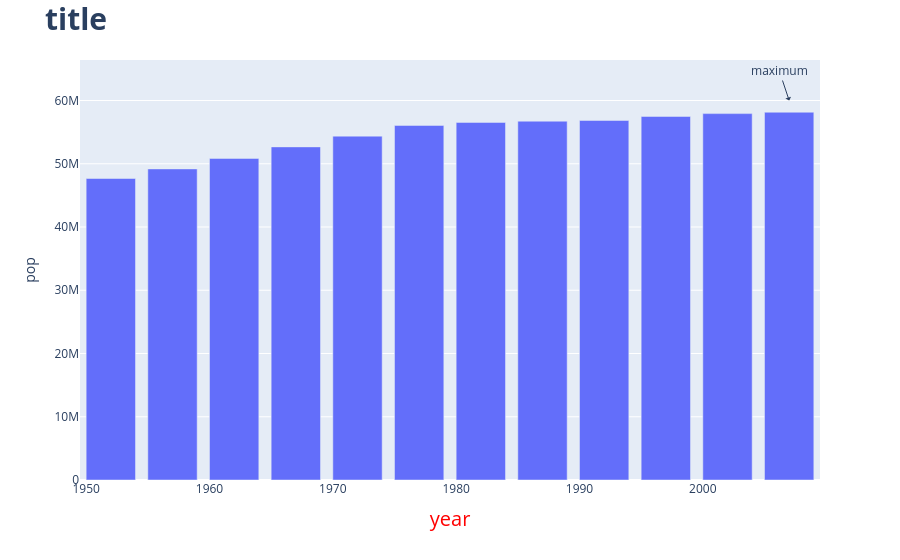

This figure's notebook cell:
### Markdown cell above
### Bar Charts

### Code cell
# Get population change in Italy
df_it = px.data.gapminder().query("country == 'Italy'")
fig = px.bar(df_it, x='year', y='pop')

#styling
fig.update_layout(
    title_text="<b>title</b>",
    title_font_size=30
)

# fig.update_layout(
#     title=dict(text="<b>title</b>", font=dict(size=30))
# )

fig.update_xaxes(title_text="year", title_font=dict(size=20,color="red"))
# we can add annotations to the figure, which are text boxes that can be placed anywhere on the figure. We can also add arrows to point to specific data points.
fig.add_annotation(x=2007, y=60000000,
            text="maximum",
            showarrow=True,
            arrowhead=1)

### Figure 1 — Plotly figure (JSON) as saved in the notebook; plotly's stock layout.template omitted (floating-point values rounded to 4 significant figures)
{"data": [{"hovertemplate": "year=%{x}<br>pop=%{y}<extra></extra>", "legendgroup": "", "marker": {"color": "#636efa", "pattern": {"shape": ""}}, "name": "", "orientation": "v", "showlegend": false, "textposition": "auto", "type": "bar", "x": [1952, 1957, 1962, 1967, 1972, 1977, 1982, 1987, 1992, 1997, 2002, 2007], "xaxis": "x", "y": [47666000, 49182000, 50843200, 52667100, 54365564, 56059245, 56535636, 56729703, 56840847, 57479469, 57926999, 58147733], "yaxis": "y"}], "layout": {"annotations": [{"arrowhead": 1, "showarrow": true, "text": "maximum", "x": 2007, "y": 60000000}], "barmode": "relative", "legend": {"tracegroupgap": 0}, "margin": {"t": 60}, "title": {"font": {"size": 30}, "text": "<b>title</b>"}, "xaxis": {"anchor": "y", "domain": [0, 1], "title": {"font": {"color": "red", "size": 20}, "text": "year"}}, "yaxis": {"anchor": "x", "domain": [0, 1], "title": {"text": "pop"}}}}
